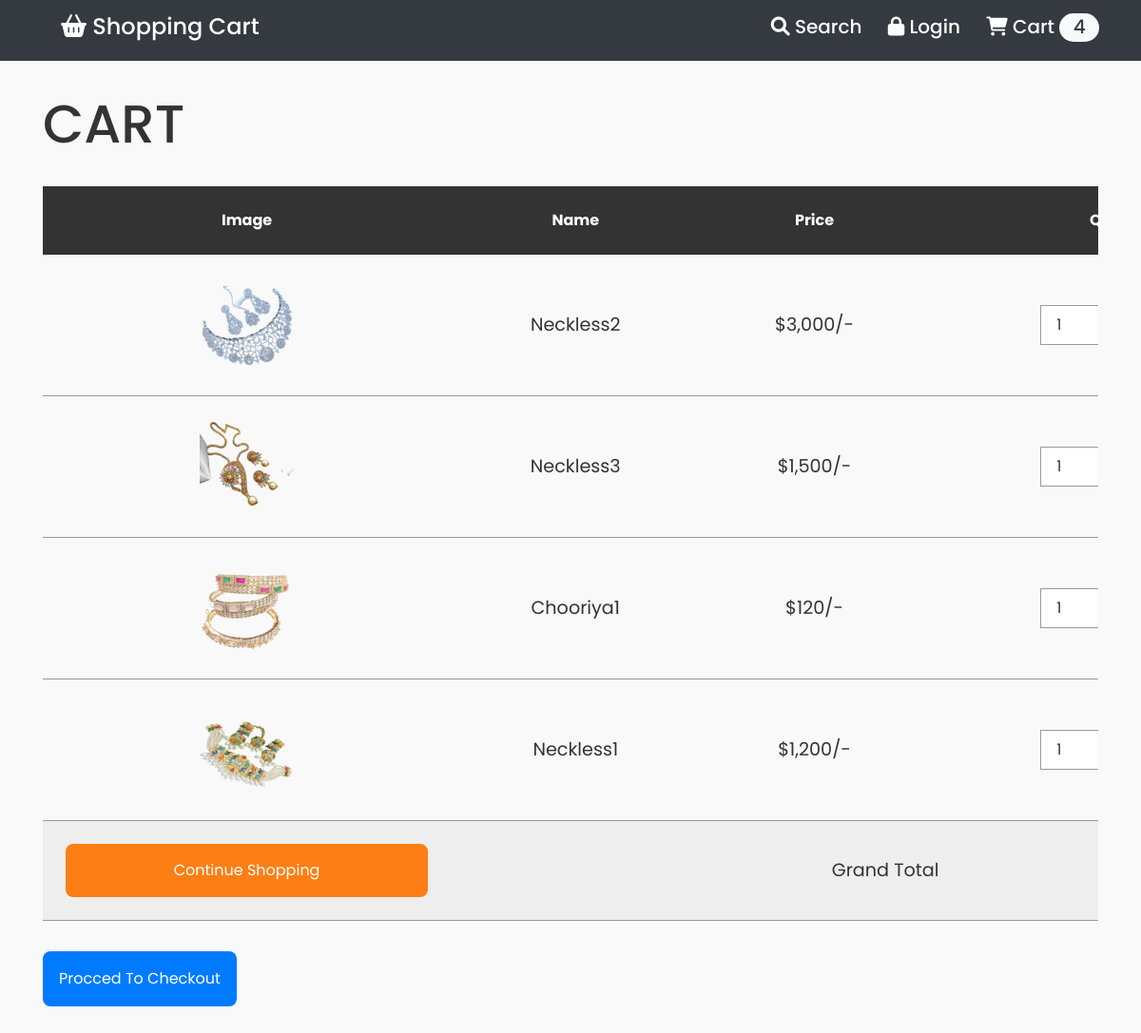
The app's page /cart.php with its own data.
### tables this page shows
CREATE TABLE `cart` (
  `id` int(250) NOT NULL,
  `name` varchar(250) NOT NULL,
  `price` int(250) NOT NULL,
  `image` varchar(250) NOT NULL,
  `quantity` int(250) NOT NULL
);

### cart.php (the view, shortened to what this page needs)
<!DOCTYPE html>
<html lang="en">
<head>
   <link rel="stylesheet" href="https://cdnjs.cloudflare.com/ajax/libs/font-awesome/6.0.0/css/all.min.css">
   <link rel="stylesheet" href="css/cart.css">
   <link rel="stylesheet" href="https://stackpath.bootstrapcdn.com/bootstrap/4.3.1/css/bootstrap.min.css">
</head>
<body>
<?php include 'header.php'; ?>
<div class="container">
<section class="shopping-cart">
   <h1 class="heading">Cart</h1>
   <table>
      <thead>
         <th>image</th>
         <th>name</th>
         <th>price</th>
         <th>quantity</th>
      </thead>
      <tbody>
         <?php
         $select_cart = mysqli_query($conn, "SELECT * FROM `cart`");
         $grand_total = 0;
         if(mysqli_num_rows($select_cart) > 0){
            while($row = mysqli_fetch_assoc($select_cart)){
         ?>
         <tr>
            <td><img src="upload/<?php echo $row['image']; ?>" height="100" alt="" style="height:100px;"></td>
            <td><?php echo $row['name']; ?></td>
            <td>$<?php echo number_format($row['price']); ?>/-</td>
            <td>
               <form action="" method="post">
                  <input type="number" name="update_quantity" min="1"  value="<?php echo $row['quantity']; ?>" >
               </form>
            </td>
            <td>$<?php echo $sub_total = $row['price'] * $row['quantity']; ?>/-</td>
         </tr>
         <?php
           $grand_total += $sub_total;
            };
         };
         ?>
         <tr class="table-bottom">
            <td><a href="index.php" class="option-btn" style="margin-top: 0;">continue shopping</a></td>
            <td colspan="3">grand total</td>
         </tr>
      </tbody>
   </table>
   <div class="checkout-btn">
      <a href="checkout.php" class="btn <?= ($grand_total > 1)?'':'disabled'; ?>">procced to checkout</a>
   </div>
</section>
</div>
</body>
</html>

### css/cart.css (style rules this page uses)
:root { --blue:#2980b9; --red:tomato; --orange:orange; --black:#333; --white:#fff; --bg-color:#eee; --dark-bg:rgba(0,0,0,.7); --box-shadow:0 .5rem 1rem rgba(0,0,0,.1); --border:.1rem solid #999; }
* { font-family: 'Poppins', sans-serif; margin:0; padding:0; box-sizing: border-box; outline: none; border:none; text-decoration: none; text-transform: capitalize; }
html { overflow-x: hidden; }
.container { max-width: 1200px; margin:0 auto; }
section { padding:2rem; }
.heading { text-align: center; font-size: 3.5rem; text-transform: uppercase; color:var(--black); margin-bottom: 2rem; }
.btn, .checkout-btn .btn, .option-btn, .delete-btn { display: block; width: 100%; text-align: center; background-color: var(--blue); color:var(--white); font-size: 1rem; padding:1rem 1rem; border-radius: .5rem; cursor: pointer; margin-top: 1rem; }
.option-btn { background-color: var(--orange); }
.shopping-cart table { text-align: center; width: 100%; }
.shopping-cart table thead th { padding:1.5rem; font-size: 1rem; color:var(--white); background-color: var(--black); }
.shopping-cart table tr td { border-bottom: var(--border); padding:1.5rem; font-size: 1.2rem; color:var(--black); }
.shopping-cart table input[type="number"] { border: var(--border); padding:.5rem 1rem; font-size: 1rem; color:var(--black); width: 5rem; }
.shopping-cart table .table-bottom { background-color: var(--bg-color); }
.shopping-cart .checkout-btn { text-align: center; margin-top: 1rem; font-size: 1rem; }
.shopping-cart .checkout-btn a { display: inline-block; width: auto; }
@media (max-width:1200px) { .shopping-cart { overflow-x: scroll; } }
@media (max-width:1200px) { .shopping-cart table { width: 120rem; } }
@media (max-width:1200px) { .shopping-cart .heading { text-align: left; } }
@media (max-width:1200px) { .shopping-cart .checkout-btn { text-align: left; } }

### header.php (style rules this page uses)
* { font-family: 'Poppins', sans-serif; }
.shopping-cart { padding: 3% 0; }
body { background-color:#eeeeee59; }
a, button[type="submit"], input[type=text] { color: #333; text-decoration: none; -webkit-transition: all 400ms ease-in-out; -moz-transition: all 400ms ease-in-out; -o-transition: all 400ms ease-in-out; -ms-transition: all 400ms ease-in-out; transition: all 400ms ease-in-out; }

### records on screen
cart: image (picture), name "Neckless2", price "3,000", update_quantity "1"
cart: image (picture), name "Neckless3", price "1,500", update_quantity "1"
cart: image (picture), name "Chooriya1", price "120", update_quantity "1"
cart: image (picture), name "Neckless1", price "1,200", update_quantity "1"

### other values on screen
$row_count "4"
